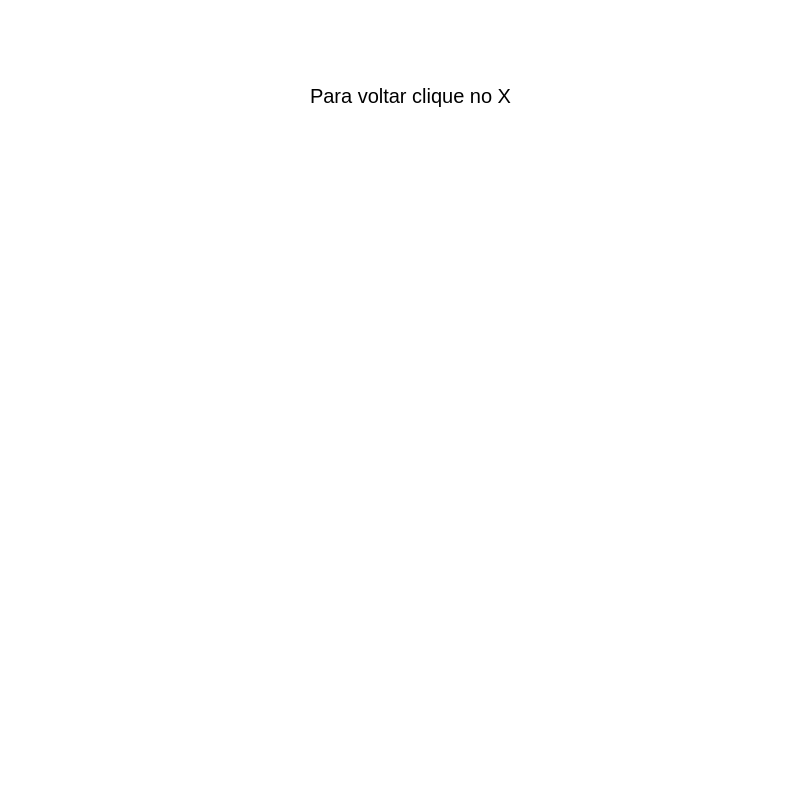
<?xml version="1.0" encoding="UTF-8"?>
<ui version="4.0">
 <class>play_error</class>
 <widget class="QMainWindow" name="play_error">
  <property name="geometry">
   <rect>
    <x>0</x>
    <y>0</y>
    <width>800</width>
    <height>800</height>
   </rect>
  </property>
  <property name="minimumSize">
   <size>
    <width>800</width>
    <height>800</height>
   </size>
  </property>
  <property name="maximumSize">
   <size>
    <width>800</width>
    <height>800</height>
   </size>
  </property>
  <property name="windowTitle">
   <string>MainWindow</string>
  </property>
  <property name="styleSheet">
   <string notr="true">background-color: rgb(255, 255, 255)</string>
  </property>
  <widget class="QWidget" name="centralwidget">
   <widget class="QLabel" name="label">
    <property name="geometry">
     <rect>
      <x>220</x>
      <y>100</y>
      <width>341</width>
      <height>361</height>
     </rect>
    </property>
    <property name="text">
     <string/>
    </property>
    <property name="pixmap">
     <pixmap>imgs/erro.png</pixmap>
    </property>
    <property name="scaledContents">
     <bool>true</bool>
    </property>
   </widget>
   <widget class="QLabel" name="label_2">
    <property name="geometry">
     <rect>
      <x>310</x>
      <y>80</y>
      <width>211</width>
      <height>31</height>
     </rect>
    </property>
    <property name="styleSheet">
     <string notr="true">font-size:20px;</string>
    </property>
    <property name="text">
     <string>Para voltar clique no X</string>
    </property>
   </widget>
   <widget class="QPushButton" name="back_topage">
    <property name="geometry">
     <rect>
      <x>270</x>
      <y>190</y>
      <width>281</width>
      <height>241</height>
     </rect>
    </property>
    <property name="text">
     <string/>
    </property>
    <property name="flat">
     <bool>true</bool>
    </property>
   </widget>
  </widget>
 </widget>
 <resources/>
 <connections/>
</ui>
